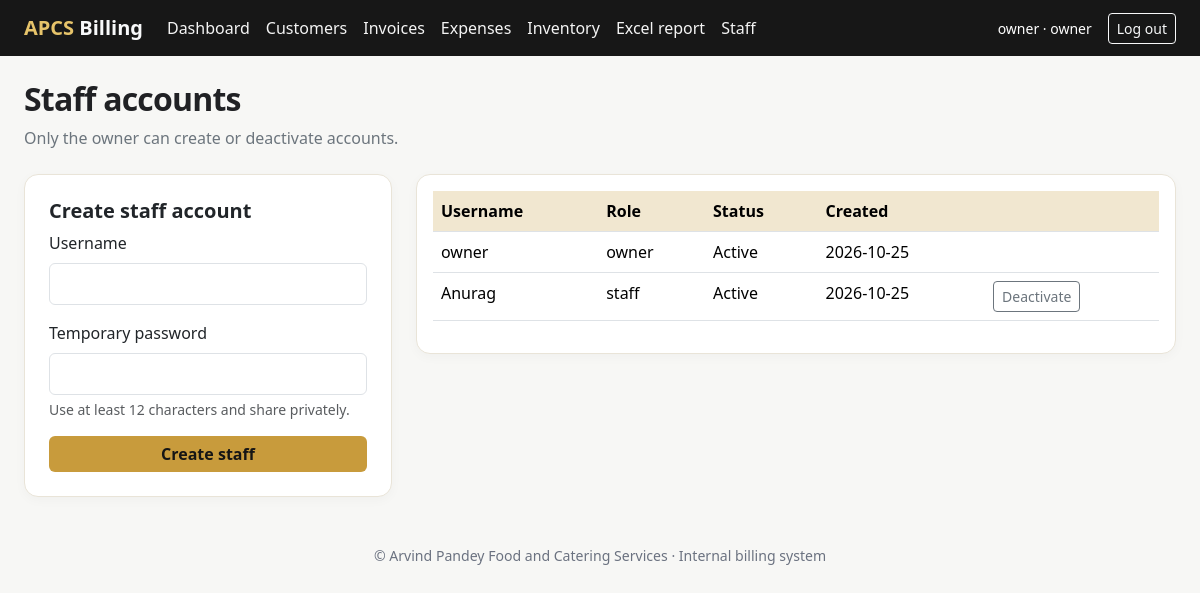
Page /staff (signed in) on the committed database.
### tables this page shows
CREATE TABLE users(id INTEGER PRIMARY KEY, username TEXT UNIQUE NOT NULL, password_hash TEXT NOT NULL, role TEXT NOT NULL CHECK(role IN ('owner','staff')), active INTEGER NOT NULL DEFAULT 1, created_at TEXT NOT NULL);

### app.py (the view, shortened to what this page needs)
@app.route("/staff", methods=["GET","POST"])
@owner_required
def staff():
    with db() as c: rows=c.execute("SELECT id,username,role,active,created_at FROM users ORDER BY id").fetchall()
    return render_template("staff.html", staff=rows)

### app.py (called while the page is built)
def db():
    con = sqlite3.connect(DB_PATH)
    con.row_factory = sqlite3.Row
    con.execute("PRAGMA foreign_keys=ON")
    return con

def login_required(fn):
    @wraps(fn)
    def wrapped(*args, **kwargs):
        if not session.get("user_id"):
            return redirect(url_for("login", next=request.path))
        with db() as c:
            u = c.execute("SELECT * FROM users WHERE id=? AND active=1", (session["user_id"],)).fetchone()
        if not u:
            session.clear()
            return redirect(url_for("login"))
        return fn(*args, **kwargs)
    return wrapped

def owner_required(fn):
    @wraps(fn)
    @login_required
    def wrapped(*args, **kwargs):
        if session.get("role") != "owner":
            abort(403)
        return fn(*args, **kwargs)
    return wrapped

@app.after_request
def security_headers(resp):
    resp.headers["X-Content-Type-Options"] = "nosniff"
    resp.headers["X-Frame-Options"] = "DENY"
    resp.headers["Referrer-Policy"] = "strict-origin-when-cross-origin"
    resp.headers["Cache-Control"] = "no-store"
    return resp

@app.context_processor
def inject_globals():
    return {"business_name": APP_NAME, "business_address": BUSINESS_ADDRESS, "business_phone": BUSINESS_PHONE,
            "business_gstin": GSTIN, "current_user": session.get("username"), "current_role": session.get("role")}

### templates/staff.html
{% extends "base.html" %}{% block title %}Staff accounts{% endblock %}{% block content %}
<div class="mb-4"><h1 class="page-title h2">Staff accounts</h1><p class="text-secondary">Only the owner can create or deactivate accounts.</p></div>
<div class="row g-4"><div class="col-lg-4"><div class="card p-4"><h2 class="h5 fw-bold">Create staff account</h2><form method="post"><div class="mb-3"><label class="form-label">Username</label><input class="form-control" name="username" minlength="3" required></div><div class="mb-3"><label class="form-label">Temporary password</label><input class="form-control" name="password" type="password" minlength="12" required><div class="form-text">Use at least 12 characters and share privately.</div></div><button class="btn btn-gold w-100">Create staff</button></form></div></div>
<div class="col-lg-8"><div class="card p-3"><div class="table-responsive"><table class="table"><thead><tr><th>Username</th><th>Role</th><th>Status</th><th>Created</th><th></th></tr></thead><tbody>{% for s in staff %}<tr><td>{{ s.username }}</td><td>{{ s.role }}</td><td>{{ 'Active' if s.active else 'Inactive' }}</td><td>{{ s.created_at[:10] }}</td><td>{% if s.id != session.get('user_id') %}<form method="post" action="{{ url_for('staff_toggle',user_id=s.id) }}"><button class="btn btn-sm btn-outline-secondary">{{ 'Deactivate' if s.active else 'Activate' }}</button></form>{% endif %}</td></tr>{% endfor %}</tbody></table></div></div></div></div>{% endblock %}

### templates/base.html (style rules this page uses)
:root { --gold:#c89b3c;--gold-dark:#8b6914;--ink:#202124;--paper:#f7f7f5 }
body { background:var(--paper);color:var(--ink) }
.btn-gold { background:var(--gold);color:#151515;border:0;font-weight:600 }
.card { border:1px solid #e9e4d8;border-radius:14px;box-shadow:0 3px 12px #00000008 }
.form-control,.form-select { min-height:42px }
.table thead th { background:#f1e7d0 }
.page-title { font-weight:750;letter-spacing:-.025em }

### rows in the picture
users: username "owner", role "owner", active "Active", created_at "2026-10-25"
users: username "Anurag", role "staff", active "Active", created_at "2026-10-25", active "Deactivate"

### other values in the picture
{{ current_user }} "owner"
{{ current_role }} "owner"
{{ business_name }} "Arvind Pandey Food and Catering Services"
